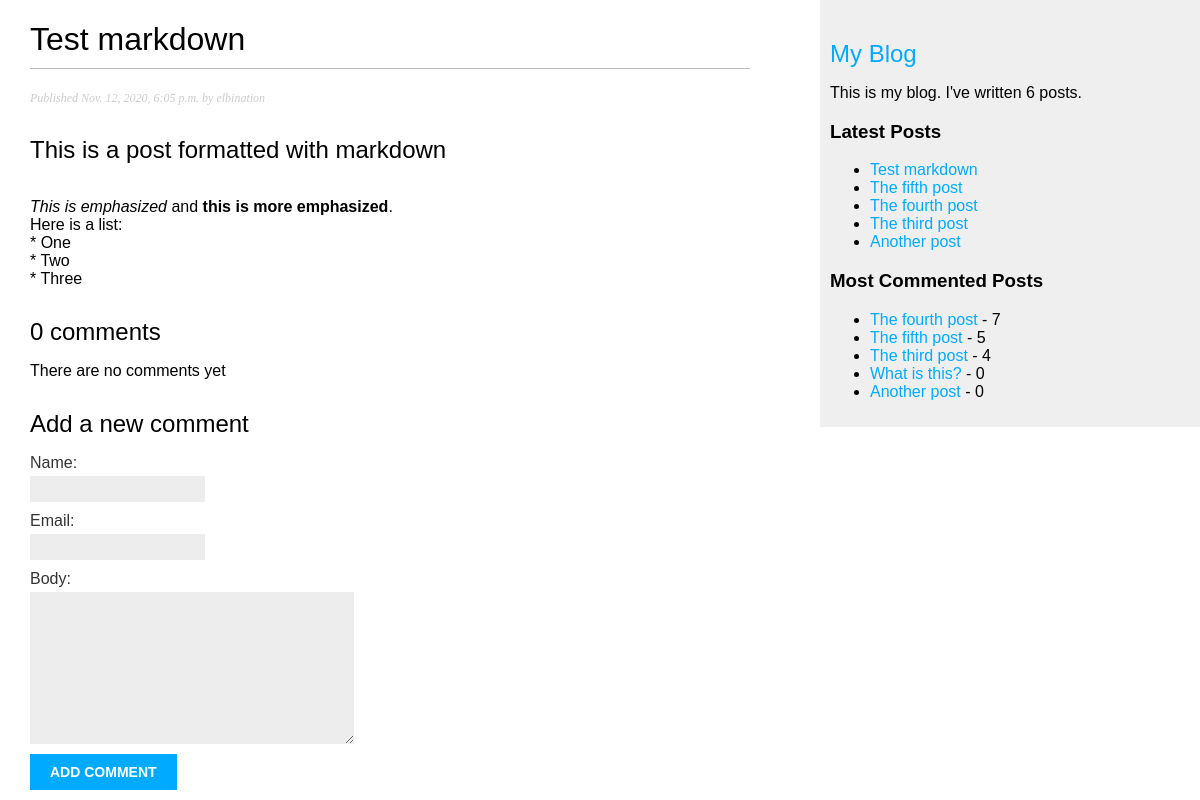
Screenshot of /2020/11/12/test-markdown with the database file from the repository.
### blog/models.py (models this page shows, shortened)
class Post(models.Model):
    STATUS_CHOICES = (
        ('draft', 'Draft'),
        ('published', 'Published'),
    )
    title = models.CharField(max_length=250)
    slug = models.SlugField(max_length=250,
                            unique_for_date='publish')
    author = models.ForeignKey(User,
                               on_delete=models.CASCADE,
                               related_name='blog_posts')
    body = models.TextField()
    publish = models.DateTimeField(default=timezone.now)
    created = models.DateTimeField(auto_now_add=True)
    updated = models.DateTimeField(auto_now=True)
    status = models.CharField(max_length=10,
                              choices=STATUS_CHOICES,
                              default='draft')
    objects = models.Manager()  # The default manager
    published = PublishedManager()  # Custom manager
    class Meta:
        ordering = ('-publish',)
    def get_absolute_url(self):
        return reverse('blog:post_detail',
                       args=[self.publish.year,
                             self.publish.month,
                             self.publish.day,
                             self.slug])

### blog/views.py (the view)
def post_detail(request, year, month, day, slug):
    post = get_object_or_404(Post,
                             slug=slug,
                             status='published',
                             publish__year=year,
                             publish__month=month,
                             publish__day=day)
    comments = post.comments.filter(active=True)
    new_comment = None
    if request.method == 'POST':
        comment_form = CommentForm(data=request.POST)
        if comment_form.is_valid():  # If the form is valid
            new_comment = comment_form.save(commit=False)
            new_comment.post = post  # Specify the new comment belongs to this post
            new_comment.save()
            messages.add_message(request, messages.SUCCESS, 'Your comment has been added')
            return HttpResponseRedirect(reverse('blog:post_detail', args=[year, month, day, slug]
                                                ))
    else:
        comment_form = CommentForm()
    context = {
        'post': post,
        'comments': comments,
        'new_comment': new_comment,
        'comment_form': comment_form
    }
    return render(request, 'blog/post/detail.html', context=context)

### blog/forms.py
class CommentForm(forms.ModelForm):
    class Meta:
        model = Comment
        fields = ('name', 'email', 'body')

### blog/models.py (called while the page is built)
    def get_queryset(self):
        return super(PublishedManager,
                     self).get_queryset().filter(status='published')

### blog/templatetags/blog_tags.py (called while the page is built)
@register.simple_tag
def total_posts():
    return Post.published.count()

@register.inclusion_tag('blog/_components/latest_posts.html')
def show_latest_posts(count=5):
    latest_posts = Post.published.order_by('-publish')[:count]
    return {'latest_posts': latest_posts}

@register.simple_tag
def show_most_commented_posts(count=5):
    most_commented_posts = Post.published.annotate(total_comments=Count('comments')).order_by('-total_comments')[:count]
    return most_commented_posts

@register.filter(name='markdown')
def markdown_format(text):
    return mark_safe(markdown.markdown(text))

### templates/blog/post/detail.html (shortened to what this page needs)
{% extends 'blog/layout.html' %}
{% load blog_tags %}
{% block content %}
    <h1>{{ post.title }}</h1>
    <p class="date">
        Published {{ post.publish }} by {{ post.author }}
    </p>
    {{ post.body|markdown|linebreaks }}
    {% with comments.count as total_comments %}
        <h2>
            {{ total_comments }} comment{{ total_comments|pluralize }}
        </h2>
    {% endwith %}
    {% for comment in comments %}
        <div class="comment">
            <p class="info">
                Comment {{ forloop.counter }} by {{ comment.name }}
                {{ comment.created }}
            </p>
            {{ comment.body|linebreaks }}
        </div>
    {% empty %}
        <p>There are no comments yet</p>
    {% endfor %}
    <h2>Add a new comment</h2>
    <form method="post">
        {{ comment_form.as_p }}
        <p><input type="submit" value="Add comment"></p>
    </form>
{% endblock %}

### templates/blog/layout.html (shortened to what this page needs)
{% load static %}
{% load blog_tags %}
<!doctype html>
<html lang="en">
<head>
    <link rel="stylesheet" href="{% static 'css/blog.css' %}?v=0.1">
</head>
<body>
<div id="content">
    {% block content %}
    {% endblock %}
</div>
<div id="sidebar">
    <h2><a href="{% url 'blog:post_list' %}">My Blog</a></h2>
    <p>This is my blog. I've written {% total_posts %} posts.</p>
    <h3>Latest Posts</h3>
    {% show_latest_posts %}
    <h3>Most Commented Posts</h3>
    {% show_most_commented_posts as most_commented_posts %}
    <ul>
        {% for post in most_commented_posts %}
            <li>
                <a href="{{ post.get_absolute_url }}">{{ post.title }}</a> - {{ post.comments.count }}
            </li>
        {% endfor %}
    </ul>
</div>
</body>
</html>

### templates/blog/_components/latest_posts.html
<ul>
    {% for post in latest_posts %}
        <li>
            <a href="{{ post.get_absolute_url }}">{{ post.title }}</a>
        </li>
    {% endfor %}
</ul>

### static/css/blog.css (style rules this page uses)
body { margin: 0; padding: 0; font-family: helvetica, sans-serif; }
a { color: #00abff; text-decoration: none; }
h1 { font-weight: normal; border-bottom: 1px solid #bbb; padding: 0 0 10px 0; }
h2 { font-weight: normal; margin: 30px 0 0; }
#content { float: left; width: 60%; padding: 0 0 0 30px; }
#sidebar { float: right; width: 30%; padding: 10px; background: #efefef; height: 100%; }
p.date { color: #ccc; font-family: georgia, serif; font-size: 12px; font-style: italic; }
label { float: left; clear: both; color: #333; margin-bottom: 4px; }
input, textarea { clear: both; float: left; margin: 0 0 10px; background: #ededed; border: 0; padding: 6px 10px; font-size: 12px; }
input[type=submit] { font-weight: bold; background: #00abff; color: #fff; padding: 10px 20px; font-size: 14px; text-transform: uppercase; }

### rows the page displays
Post: title "Test markdown", publish "Nov. 12, 2020, 6:05 p.m.", author "elbination", body "This is a post formatted with markdown This is emphasized and this is more emphasized . Here is a list: * One * Two * Three"
Post: title "The fifth post", comments.count "5"
Post: title "The fourth post", comments.count "7"
Post: title "The third post", comments.count "4"
Post: title "Another post", comments.count "0"
Post: title "What is this?", comments.count "0"

### other values shown
{{ total_comments }} "0"
